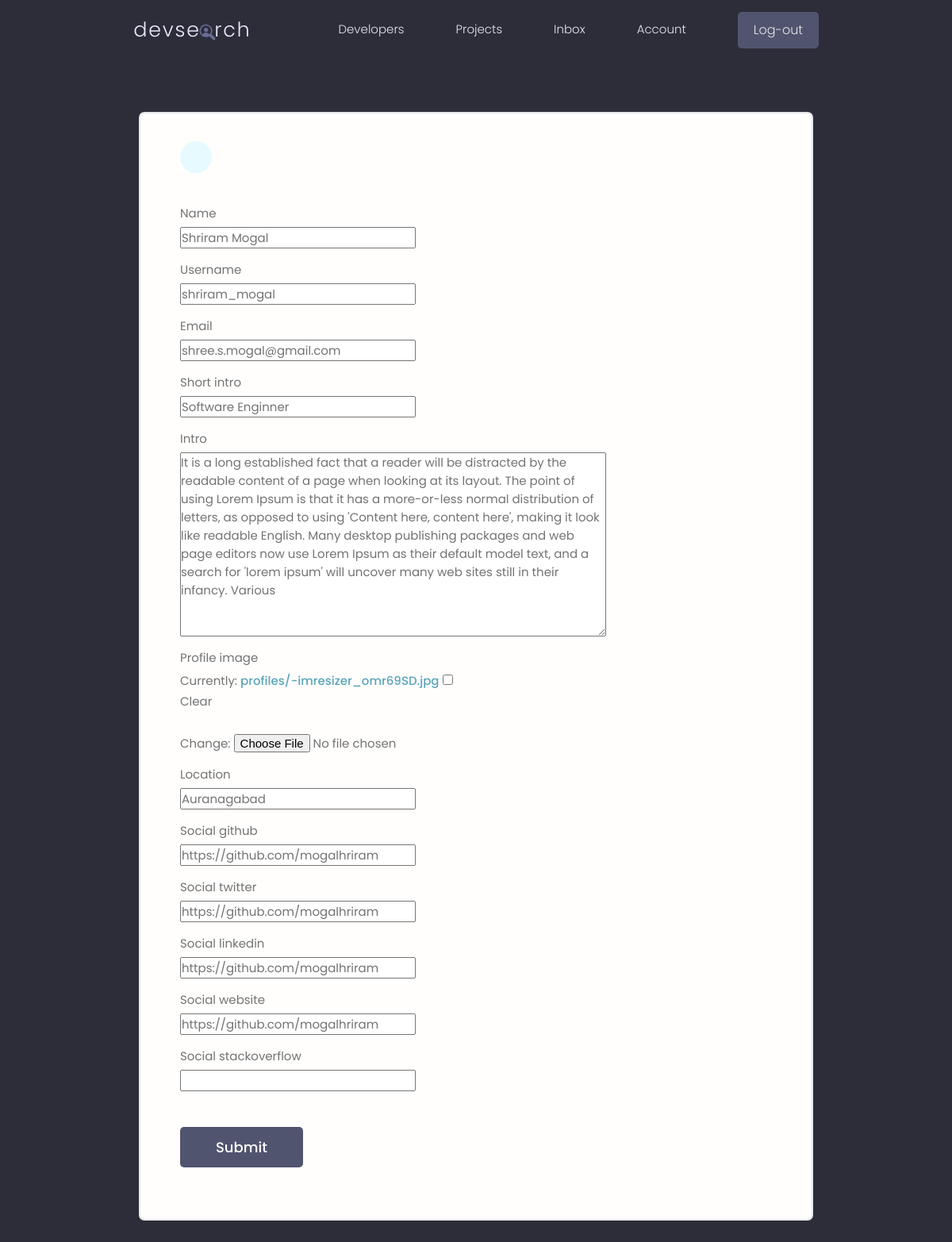
/edit-account/ (signed in), run on an earlier commit of the app's database.
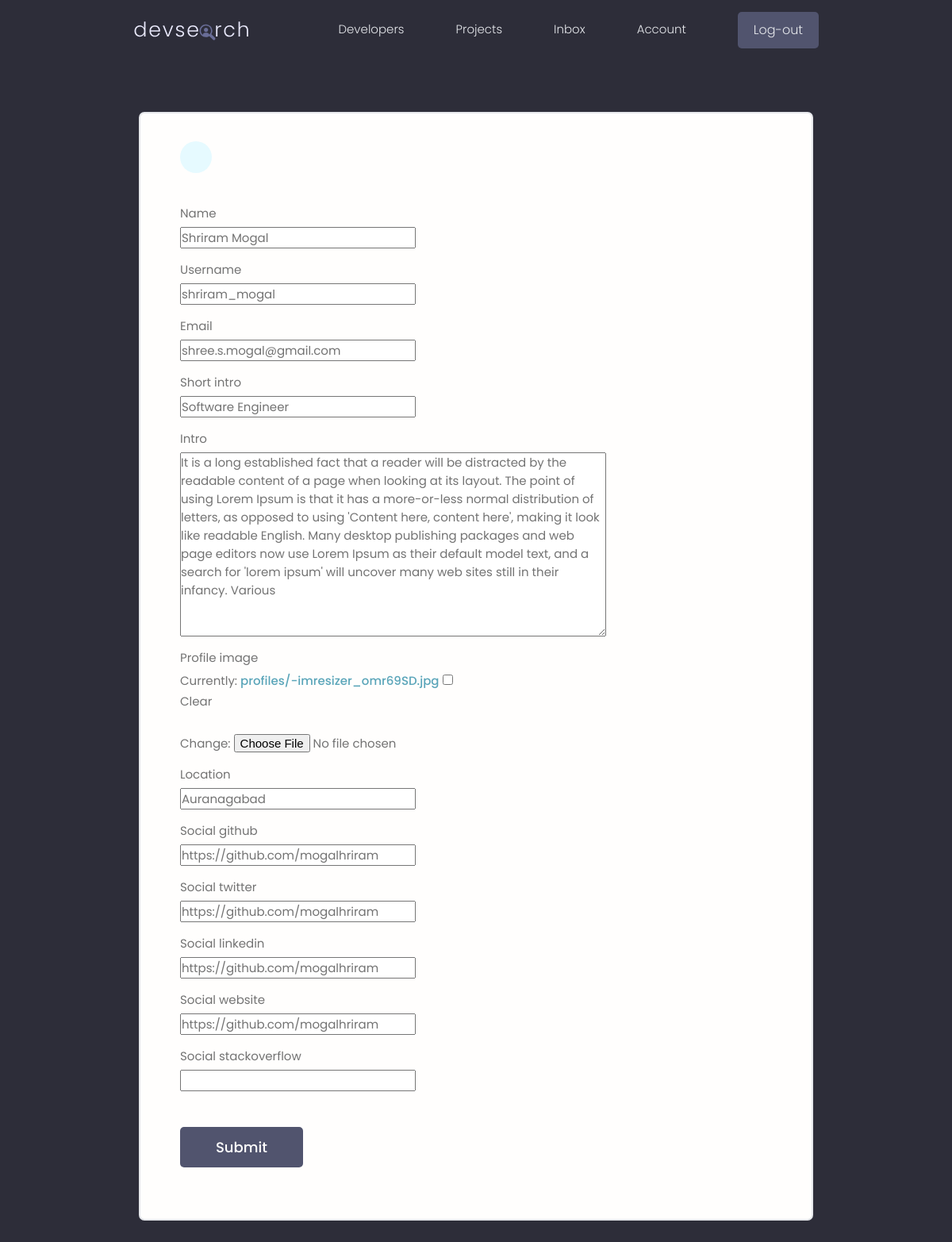
And on a later commit of the database.
### users/models.py (models this page shows, shortened)
class Profile(models.Model):
    user = models.OneToOneField(User, on_delete=models.CASCADE, blank=True, null=True)
    name = models.CharField(max_length=200, blank=True, null=True)
    username = models.CharField(max_length=200, blank=True, null=True)
    email = models.EmailField(max_length=500, blank=True, null=True)
    short_intro = models.CharField(max_length=500, blank=True,null=True)
    intro = models.TextField(max_length=500, blank=True,null=True)
    profile_image = models.ImageField(
        null = True, blank= True, upload_to = 'profiles/',default='profiles/user-default.png')
    location = models.CharField(max_length=200, blank=True, null=True)
    social_github = models.CharField(max_length=200, blank=True, null=True)
    social_twitter = models.CharField(max_length=200, blank=True, null=True)
    social_linkedin = models.CharField(max_length=200, blank=True, null=True)
    social_website = models.CharField(max_length=200, blank=True, null=True)
    social_stackoverflow = models.CharField(max_length=200, blank=True, null=True)
    created = models.DateTimeField(auto_now_add=True)
    id = models.UUIDField(default=uuid.uuid4, unique=True,
                                     primary_key=True, editable=False)
    class Meta:
        ordering = ["created"]

### users/views.py (the view)
# urls.py: path('edit-account/', views.editAccount, name="edit-account"),
@login_required(login_url="login")
def editAccount(request):
    profile = request.user.profile
    form = ProfileForm(instance=profile)
    context = {"form": form}
    if request.method == "POST":
            form = ProfileForm(request.POST, request.FILES, instance=profile)
            if form.is_valid:
                form.save()
                return redirect("account")
    return render(request, "users/profile-form.html", context)

### users/forms.py
class ProfileForm(ModelForm):
    class Meta:
        model = Profile
        fields = ['name', 'username', 'email', 'short_intro', 'intro', 'profile_image',
        'location', 'social_github', 'social_twitter', 'social_linkedin',
        'social_website', 'social_stackoverflow',
        ]

### users/templates/users/profile-form.html (shortened to what this page needs)
{% extends 'main.html' %}
{%block content%}
 <main class="formPage my-xl">
    <div class="content-box">
        <div class="formWrapper">
            <a class="backButton" href="{% url 'account' %}"></a>
            <br>
            <form class="form" action="{% url 'edit-account' %}" method="POST" enctype="multipart/form-data">
                {%for field in form%}
                <div class="form__field">
                    <label for="formInput#text">{{field.label}} </label>
                    {{field}}
                </div>
                {% endfor %}
                <input class="btn btn--sub btn--lg  my-md" type="submit" value="Submit" />
            </form>
        </div>
    </div>
</main>
{%endblock content%}

What changed in the data, as far as the page shows it:
changed Profile "Shriram Mogal": short_intro "Software Enginner" → "Software Engineer"
